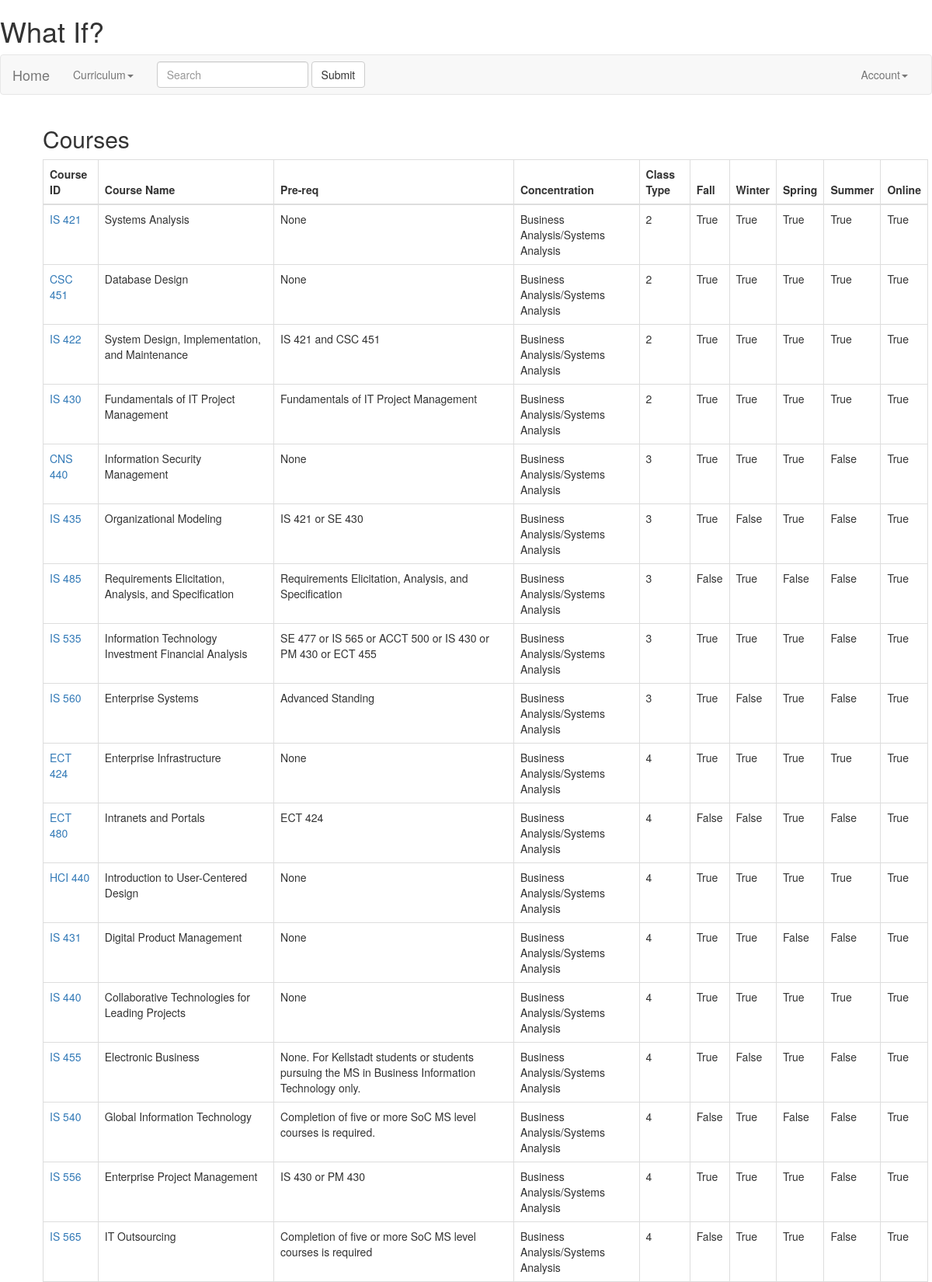
Page /islist/ (upper part) on the committed database.
### courses/is_models.py (models this page shows, shortened)
class IS_Course(models.Model):
    is_course_id = models.CharField(max_length=120)
    is_course_name = models.CharField(max_length=120)
    is_pre_req = models.CharField(max_length=120)
    is_cons = models.CharField(max_length=120)
    is_class_type = models.CharField(max_length=120)
    fall = models.BooleanField()
    winter = models.BooleanField()
    spring = models.BooleanField()
    summer = models.BooleanField()
    online = models.BooleanField()

### courses/views.py (the view)
# urls.py: url(r'^islist/', is_course_list),
def is_course_list(request):
	queryset =  IS_Course.objects.all()
	context = {
		"object_list": queryset,
		"title" : "Courses"
	}
	return render(request, "is_Courses.html", context)

### templates/is_Courses.html (shortened to what this page needs)
<!DOCTYPE html>
<html lang="en">
  <head>
    <link rel="stylesheet" href="https://maxcdn.bootstrapcdn.com/bootstrap/3.3.7/css/bootstrap.min.css">
  </head>
    <h1>What If?</h1>
    <nav class="navbar navbar-default">
      <div class="container-fluid">
        <div class="navbar-header">
          <a class="navbar-brand" href="/home">Home</a>
        </div>
        <div class="collapse navbar-collapse" id="bs-example-navbar-collapse-1">
          <ul class="nav navbar-nav">
            <li class="dropdown">
              <a href="#" class="dropdown-toggle" data-toggle="dropdown" role="button" aria-haspopup="true" aria-expanded="false">Curriculum<span class="caret"></span></a>
            </li>
          </ul>
          <form class="navbar-form navbar-left">
            <div class="form-group">
              <input type="text" class="form-control" placeholder="Search">
            </div>
            <button type="submit" class="btn btn-default">Submit</button>
          </form>
          <ul class="nav navbar-nav navbar-right">
            <li class="dropdown">
              <a href="#" class="dropdown-toggle" data-toggle="dropdown" role="button" aria-haspopup="true" aria-expanded="false">Account<span class="caret"></span></a>
            </li>
          </ul>
        </div>
      </div>
    </nav>
    <ul style = "list-style-type: none">
      <div class="container">
        <h2>Courses</h2>
        <table class="table table-bordered">
        <thead>
          <tr>
          <th>Course ID</th>
          <th>Course Name</th>
          <th>Pre-req</th>
          <th>Concentration</th>
          <th>Class Type</th>
          <th>Fall</th>
          <th>Winter</th>
          <th>Spring</th>
          <th>Summer</th>
          <th>Online</th>
          </tr>
        </thead>
        <tbody>
        {% for obj in object_list %}
          <tr>
          <td><a href='/isdetail/{{obj.id}}'>{{obj.is_course_id}}</a></br></td>
          <td>{{obj.is_course_name}}</br></td>
          <td>{{obj.is_pre_req}}</br></td>
          <td>{{obj.is_cons}}</br></td>
          <td>{{obj.is_class_type}}</br></td>
          <td>{{obj.fall }}</br></td>
          <td>{{obj.winter }}</br></td>
          <td>{{obj.spring }}</br></td>
          <td>{{obj.summer }}</br></td>
          <td>{{obj.online}}</br></td>
          </tr>
        {% endfor %}
        </tbody>
        </table>
      </div>
          </br><br>
      </ul>
  </body>
</html>

### rows in the picture
IS_Course: is_course_id "IS 421", is_course_name "Systems Analysis", is_pre_req "None", is_cons "Business Analysis/Systems Analysis", is_class_type "2", fall "True", winter "True", spring "True", summer "True", online "True"
IS_Course: is_course_id "CSC 451", is_course_name "Database Design", is_pre_req "None", is_cons "Business Analysis/Systems Analysis", is_class_type "2", fall "True", winter "True", spring "True", summer "True", online "True"
IS_Course: is_course_id "IS 422", is_course_name "System Design, Implementation, and Maintenance", is_pre_req "IS 421 and CSC 451", is_cons "Business Analysis/Systems Analysis", is_class_type "2", fall "True", winter "True", spring "True", summer "True", online "True"
IS_Course: is_course_id "IS 430", is_course_name "Fundamentals of IT Project Management", is_pre_req "Fundamentals of IT Project Management", is_cons "Business Analysis/Systems Analysis", is_class_type "2", fall "True", winter "True", spring "True", summer "True", online "True"
IS_Course: is_course_id "CNS 440", is_course_name "Information Security Management", is_pre_req "None", is_cons "Business Analysis/Systems Analysis", is_class_type "3", fall "True", winter "True", spring "True", summer "False", online "True"
IS_Course: is_course_id "IS 435", is_course_name "Organizational Modeling", is_pre_req "IS 421 or SE 430", is_cons "Business Analysis/Systems Analysis", is_class_type "3", fall "True", winter "False", spring "True", summer "False", online "True"
IS_Course: is_course_id "IS 485", is_course_name "Requirements Elicitation, Analysis, and Specification", is_pre_req "Requirements Elicitation, Analysis, and Specification", is_cons "Business Analysis/Systems Analysis", is_class_type "3", fall "False", winter "True", spring "False", summer "False", online "True"
IS_Course: is_course_id "IS 535", is_course_name "Information Technology Investment Financial Analysis", is_pre_req "SE 477 or IS 565 or ACCT 500 or IS 430 or PM 430 or ECT 455", is_cons "Business Analysis/Systems Analysis", is_class_type "3", fall "True", winter "True", spring "True", summer "False", online "True"
IS_Course: is_course_id "IS 560", is_course_name "Enterprise Systems", is_pre_req "Advanced Standing", is_cons "Business Analysis/Systems Analysis", is_class_type "3", fall "True", winter "False", spring "True", summer "False", online "True"
IS_Course: is_course_id "ECT 424", is_course_name "Enterprise Infrastructure", is_pre_req "None", is_cons "Business Analysis/Systems Analysis", is_class_type "4", fall "True", winter "True", spring "True", summer "True", online "True"
IS_Course: is_course_id "ECT 480", is_course_name "Intranets and Portals", is_pre_req "ECT 424", is_cons "Business Analysis/Systems Analysis", is_class_type "4", fall "False", winter "False", spring "True", summer "False", online "True"
IS_Course: is_course_id "HCI 440", is_course_name "Introduction to User-Centered Design", is_pre_req "None", is_cons "Business Analysis/Systems Analysis", is_class_type "4", fall "True", winter "True", spring "True", summer "True", online "True"
IS_Course: is_course_id "IS 431", is_course_name "Digital Product Management", is_pre_req "None", is_cons "Business Analysis/Systems Analysis", is_class_type "4", fall "True", winter "True", spring "False", summer "False", online "True"
IS_Course: is_course_id "IS 440", is_course_name "Collaborative Technologies for Leading Projects", is_pre_req "None", is_cons "Business Analysis/Systems Analysis", is_class_type "4", fall "True", winter "True", spring "True", summer "True", online "True"
IS_Course: is_course_id "IS 455", is_course_name "Electronic Business", is_pre_req "None. For Kellstadt students or students pursuing the MS in Business Information Technology only.", is_cons "Business Analysis/Systems Analysis", is_class_type "4", fall "True", winter "False", spring "True", summer "False", online "True"
IS_Course: is_course_id "IS 540", is_course_name "Global Information Technology", is_pre_req "Completion of five or more SoC MS level courses is required.", is_cons "Business Analysis/Systems Analysis", is_class_type "4", fall "False", winter "True", spring "False", summer "False", online "True"
IS_Course: is_course_id "IS 556", is_course_name "Enterprise Project Management", is_pre_req "IS 430 or PM 430", is_cons "Business Analysis/Systems Analysis", is_class_type "4", fall "True", winter "True", spring "True", summer "False", online "True"
IS_Course: is_course_id "IS 565", is_course_name "IT Outsourcing", is_pre_req "Completion of five or more SoC MS level courses is required", is_cons "Business Analysis/Systems Analysis", is_class_type "4", fall "False", winter "True", spring "True", summer "False", online "True"
